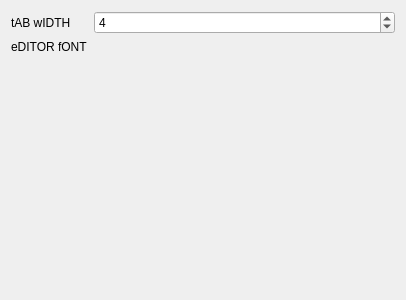
<?xml version="1.0" encoding="UTF-8"?>
<ui version="4.0">
 <class>GeneralSettings</class>
 <widget class="QWidget" name="GeneralSettings">
  <property name="geometry">
   <rect>
    <x>0</x>
    <y>0</y>
    <width>406</width>
    <height>300</height>
   </rect>
  </property>
  <property name="windowTitle">
   <string>Form</string>
  </property>
  <layout class="QFormLayout" name="formLayout">
   <item row="0" column="0">
    <widget class="QLabel" name="label">
     <property name="text">
      <string>tAB wIDTH</string>
     </property>
    </widget>
   </item>
   <item row="0" column="1">
    <widget class="QSpinBox" name="kcfg_tabWidth">
     <property name="minimum">
      <number>1</number>
     </property>
     <property name="maximum">
      <number>16</number>
     </property>
     <property name="value">
      <number>4</number>
     </property>
    </widget>
   </item>
   <item row="1" column="0">
    <widget class="QLabel" name="label_2">
     <property name="text">
      <string>eDITOR fONT</string>
     </property>
    </widget>
   </item>
   <item row="1" column="1">
    <widget class="KFontRequester" name="kcfg_editorFont"/>
   </item>
  </layout>
 </widget>
 <customwidgets>
  <customwidget>
   <class>KFontRequester</class>
   <extends>QWidget</extends>
   <header>kfontrequester.h</header>
  </customwidget>
 </customwidgets>
 <resources/>
 <connections/>
</ui>
